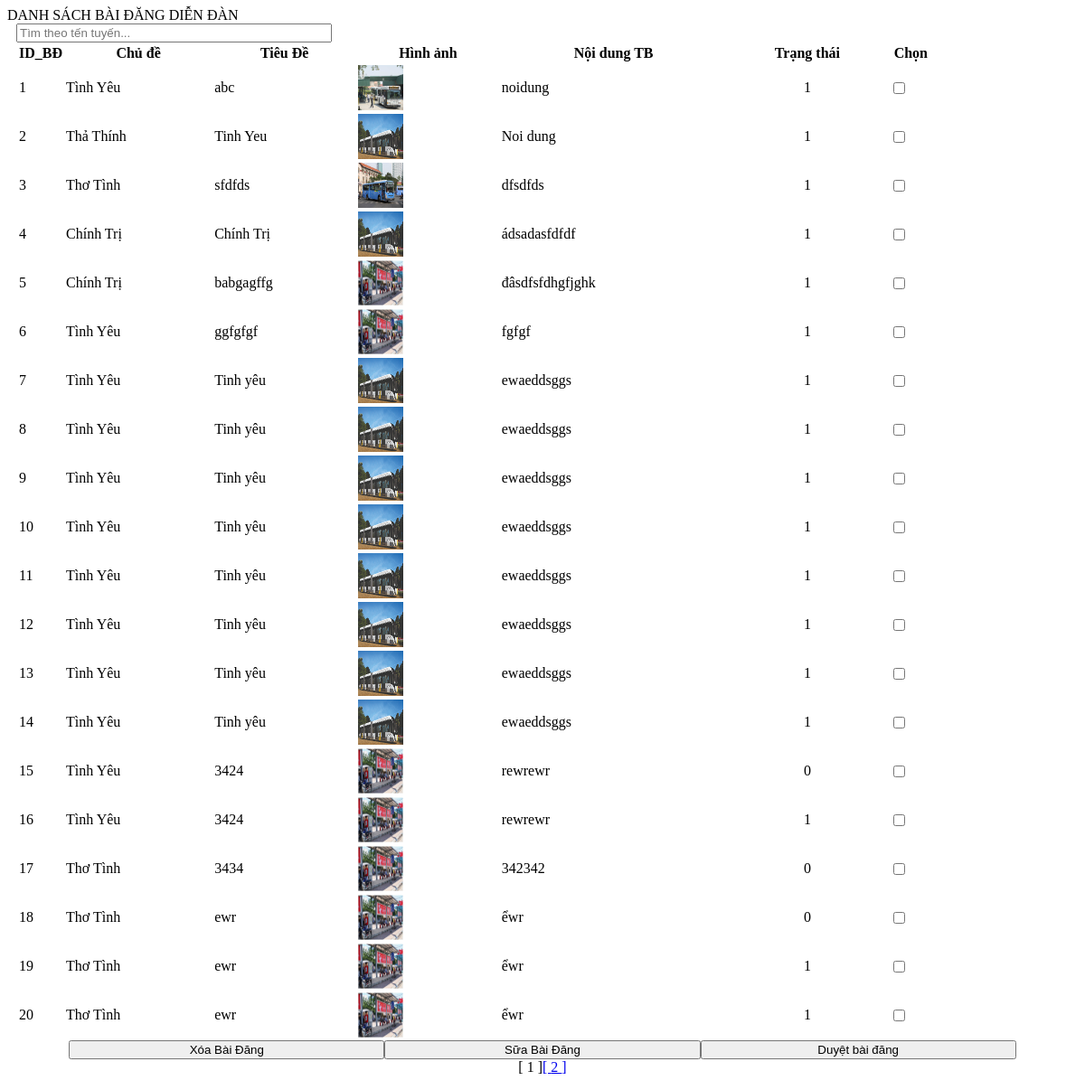
/php/content/danhsachbaidang_diendan.php, run on an earlier commit of the app's database.
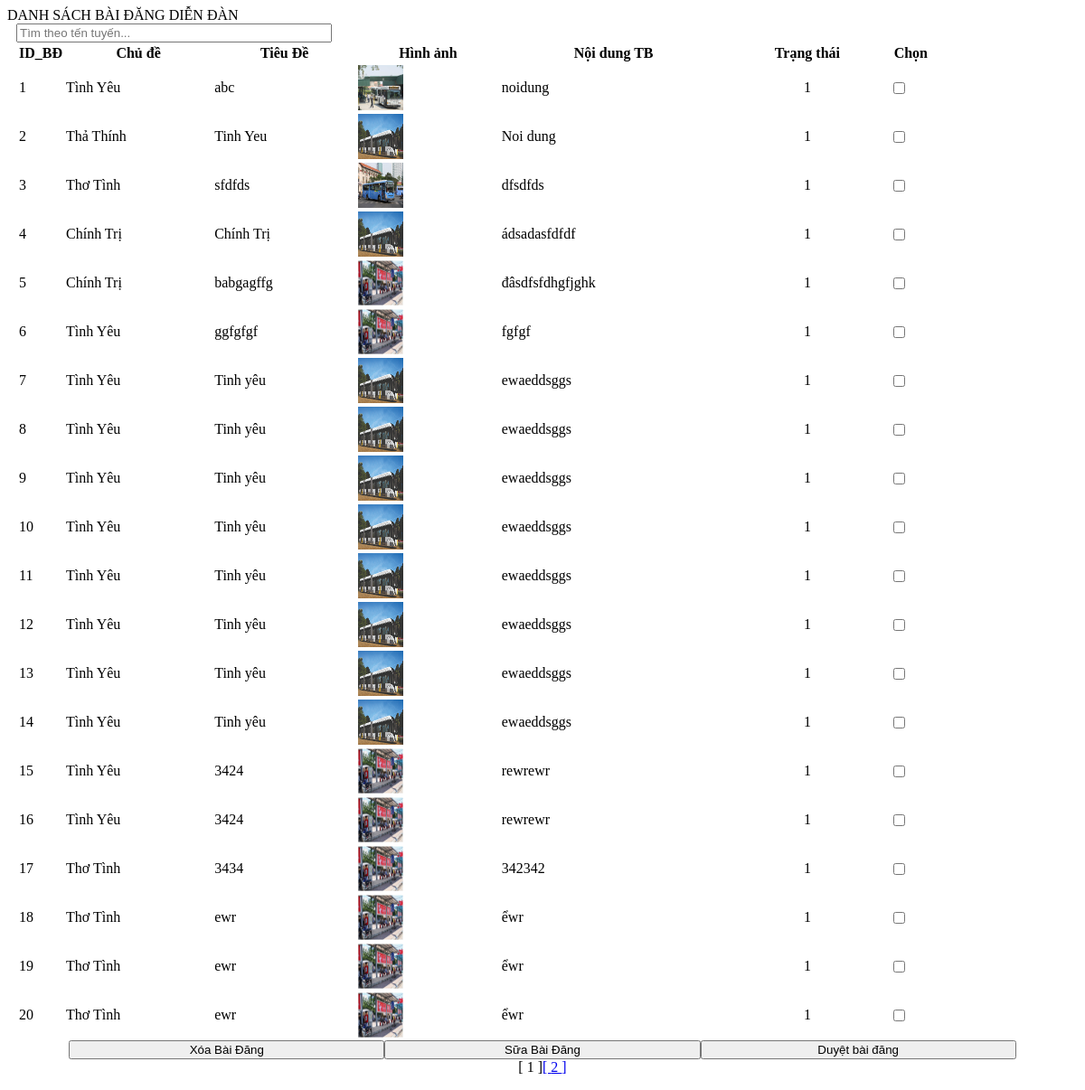
And on a later commit of the database.
### tables this page shows
CREATE TABLE `baidang_diendan` (
  `id_baidang` int(11) NOT NULL,
  `chude` text NOT NULL,
  `tieude` text NOT NULL,
  `noidung` text NOT NULL,
  `hinhanh` text NOT NULL,
  `nguoidang` text NOT NULL,
  `ngaydang` text NOT NULL,
  `viewcount` int(5) NOT NULL,
  `luot_like` int(4) NOT NULL,
  `luot_dislike` int(4) NOT NULL,
  `trangthai` int(1) NOT NULL
);

### php/content/danhsachbaidang_diendan.php (the view, shortened to what this page needs)
<?php
	function rutgonnoidung($string,$batdau,$sotu){
		$len=strlen($string);
		$string=substr($string,$batdau,$sotu);
		return $string;
	}
?>
<?php
echo "<div class='tieude'>DANH SÁCH BÀI ĐĂNG DIỄN ĐÀN</div>";
echo "<div class='content-table'>";
include("connect.php");
	$sql="SELECT * FROM baidang_diendan";
	$retval=mysqli_query($conn, $sql);
	if(mysqli_num_rows($retval) > 0){
		$phantrang=20;
		$sotrang=ceil(mysqli_num_rows($retval)/$phantrang);
		if(isset($_GET['trang']))
			{
				$batdau=$_GET['trang']*$phantrang;
				$tranghienthai=$_GET['trang'];
				}
			else{
				$batdau=0;
				$tranghienthai=0;
				}
	echo "<form name='quanly' method='post' action='#'>";
	echo '<input type="text" id="myInput" onkeyup="searchTable()" placeholder="Tìm theo tến tuyến..." title="Type in a name">';
	echo "<table id='tableSort' class='table table-hover'>";
	echo "<thead><tr><th width='5%'>ID_BĐ</th>".
                    "<th onclick='sortTable(1)' style='cursor:pointer'>Chủ đề</th>".
                    "<th onclick='sortTable(2)' style='cursor:pointer'>Tiêu Đề</th>".
                    "<th onclick='sortTable(3)' style='cursor:pointer'>Hình ảnh</th>".
					"<th onclick='sortTable(4)' style='cursor:pointer'>Nội dung TB</th>".
					"<th onclick='sortTable(5)' style='cursor:pointer'>Trạng thái</th>".
					"<th onclick='sortTable(6)' style='cursor:pointer'width='5%'>Chọn</th>".
         "</tr></thead><tbody>";
        $sql1="SELECT * from baidang_diendan limit $batdau, $phantrang";
        $retval2=mysqli_query($conn, $sql1);
		while($row = mysqli_fetch_assoc($retval2)){
				echo "<tr>";
				echo "<td>" . $row["id_baidang"]. "</td>";
                echo "<td>" . $row["chude"]. "</td>";
                echo "<td>" . $row["tieude"]. "</td>";
                echo "<td><img src='upload/".$row["hinhanh"]."' width='50px' height='50px'/></td>";
				echo "<td>" . rutgonnoidung($row["noidung"],0,50). "</td>";
				echo "<td style='text-align:center;'>" . $row["trangthai"]. "</td>";
				echo "<td style='width:40px;'><input type='checkbox' name='chon[]' value='".$row["id_baidang"]."'></td>";
		}
		echo "</tbody></table>";
		echo "<center>";
					echo "<div class='nutchon'>";
						echo "<input class='btn btn-primary' name='xoa' type='submit' value='Xóa Bài Đăng'></td>";
						echo "<input class='btn btn-primary' name='sua' type='submit' value='Sữa Bài Đăng'></td>";
						echo "<input class='btn btn-primary' name='duyet' type='submit' value='Duyệt bài đăng'></td>";
					echo "</div>";
					echo "<div id='phantrang'>";
						for($i=0;$i<$sotrang;$i++){
							if($i!=$tranghienthai){
								echo "<a href='index.php?xem=baidangdiendan&trang={$i}'>[ ".($i+1)." ]</a>";
								}
								 	else echo "<span>[ ".($i+1)." ]</span>";
							}
						echo "</div>";
		echo "</center>";
	echo "</form>";
}else echo "Không có thông báo!";
?>
<?php
	echo "</div>";
?>

### php/content/danhsachbaidang_diendan.php (style rules this page uses)
.content-table { padding: 0 10px; }
input { width: 30%; }

What changed in the data, as far as the page shows it:
changed baidang_diendan id 15: trangthai "0" → "1"
changed baidang_diendan id 17: trangthai "0" → "1"
changed baidang_diendan id 18: trangthai "0" → "1"
